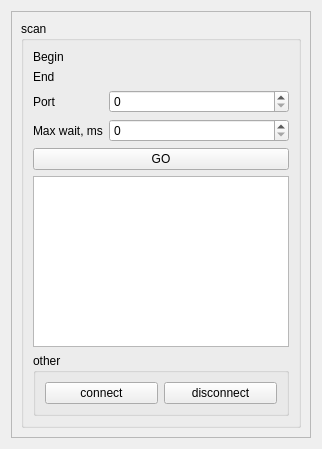
<?xml version="1.0" encoding="UTF-8"?>
<ui version="4.0">
 <class>MainBox</class>
 <widget class="QWidget" name="MainBox">
  <property name="geometry">
   <rect>
    <x>0</x>
    <y>0</y>
    <width>308</width>
    <height>449</height>
   </rect>
  </property>
  <property name="windowTitle">
   <string>Dialog</string>
  </property>
  <layout class="QHBoxLayout" name="horizontalLayout_2">
   <item>
    <widget class="QFrame" name="frame">
     <property name="sizePolicy">
      <sizepolicy hsizetype="Expanding" vsizetype="Preferred">
       <horstretch>0</horstretch>
       <verstretch>0</verstretch>
      </sizepolicy>
     </property>
     <property name="frameShape">
      <enum>QFrame::StyledPanel</enum>
     </property>
     <property name="frameShadow">
      <enum>QFrame::Raised</enum>
     </property>
     <layout class="QVBoxLayout" name="verticalLayout_3">
      <item>
       <widget class="QGroupBox" name="groupBox">
        <property name="sizePolicy">
         <sizepolicy hsizetype="Fixed" vsizetype="Preferred">
          <horstretch>0</horstretch>
          <verstretch>0</verstretch>
         </sizepolicy>
        </property>
        <property name="title">
         <string>scan</string>
        </property>
        <layout class="QVBoxLayout" name="verticalLayout_2">
         <item>
          <layout class="QGridLayout" name="gridLayout">
           <item row="0" column="0">
            <widget class="QLabel" name="label">
             <property name="sizePolicy">
              <sizepolicy hsizetype="Fixed" vsizetype="Preferred">
               <horstretch>0</horstretch>
               <verstretch>0</verstretch>
              </sizepolicy>
             </property>
             <property name="text">
              <string>Begin</string>
             </property>
            </widget>
           </item>
           <item row="1" column="0">
            <widget class="QLabel" name="label_2">
             <property name="sizePolicy">
              <sizepolicy hsizetype="Fixed" vsizetype="Preferred">
               <horstretch>0</horstretch>
               <verstretch>0</verstretch>
              </sizepolicy>
             </property>
             <property name="text">
              <string>End</string>
             </property>
            </widget>
           </item>
           <item row="3" column="0">
            <widget class="QLabel" name="label_4">
             <property name="sizePolicy">
              <sizepolicy hsizetype="Fixed" vsizetype="Preferred">
               <horstretch>0</horstretch>
               <verstretch>0</verstretch>
              </sizepolicy>
             </property>
             <property name="text">
              <string>Max wait, ms</string>
             </property>
            </widget>
           </item>
           <item row="3" column="1">
            <widget class="QSpinBox" name="sb_max_wait"/>
           </item>
           <item row="2" column="0">
            <widget class="QLabel" name="label_3">
             <property name="sizePolicy">
              <sizepolicy hsizetype="Fixed" vsizetype="Preferred">
               <horstretch>0</horstretch>
               <verstretch>0</verstretch>
              </sizepolicy>
             </property>
             <property name="text">
              <string>Port</string>
             </property>
            </widget>
           </item>
           <item row="0" column="1">
            <widget class="IPCtrl4" name="ip_widget_begin" native="true"/>
           </item>
           <item row="2" column="1">
            <widget class="QSpinBox" name="sb_port"/>
           </item>
           <item row="1" column="1">
            <widget class="IPCtrl4" name="ip_widget_end" native="true"/>
           </item>
          </layout>
         </item>
         <item>
          <widget class="QPushButton" name="btn_scan">
           <property name="text">
            <string>GO</string>
           </property>
          </widget>
         </item>
         <item>
          <widget class="QTableView" name="tv_scan"/>
         </item>
         <item>
          <widget class="QGroupBox" name="groupBox_2">
           <property name="title">
            <string>other</string>
           </property>
           <layout class="QHBoxLayout" name="horizontalLayout">
            <item>
             <widget class="QPushButton" name="btn_connect">
              <property name="text">
               <string>connect</string>
              </property>
             </widget>
            </item>
            <item>
             <widget class="QPushButton" name="btn_disconnect">
              <property name="text">
               <string>disconnect</string>
              </property>
             </widget>
            </item>
           </layout>
          </widget>
         </item>
        </layout>
       </widget>
      </item>
     </layout>
    </widget>
   </item>
   <item>
    <layout class="QVBoxLayout" name="layout_rtsp"/>
   </item>
  </layout>
 </widget>
 <customwidgets>
  <customwidget>
   <class>IPCtrl4</class>
   <extends>QWidget</extends>
   <header>ipctrl4.hpp</header>
   <container>1</container>
  </customwidget>
 </customwidgets>
 <tabstops>
  <tabstop>sb_port</tabstop>
  <tabstop>sb_max_wait</tabstop>
  <tabstop>btn_scan</tabstop>
  <tabstop>tv_scan</tabstop>
  <tabstop>btn_connect</tabstop>
  <tabstop>btn_disconnect</tabstop>
 </tabstops>
 <resources/>
 <connections/>
</ui>
